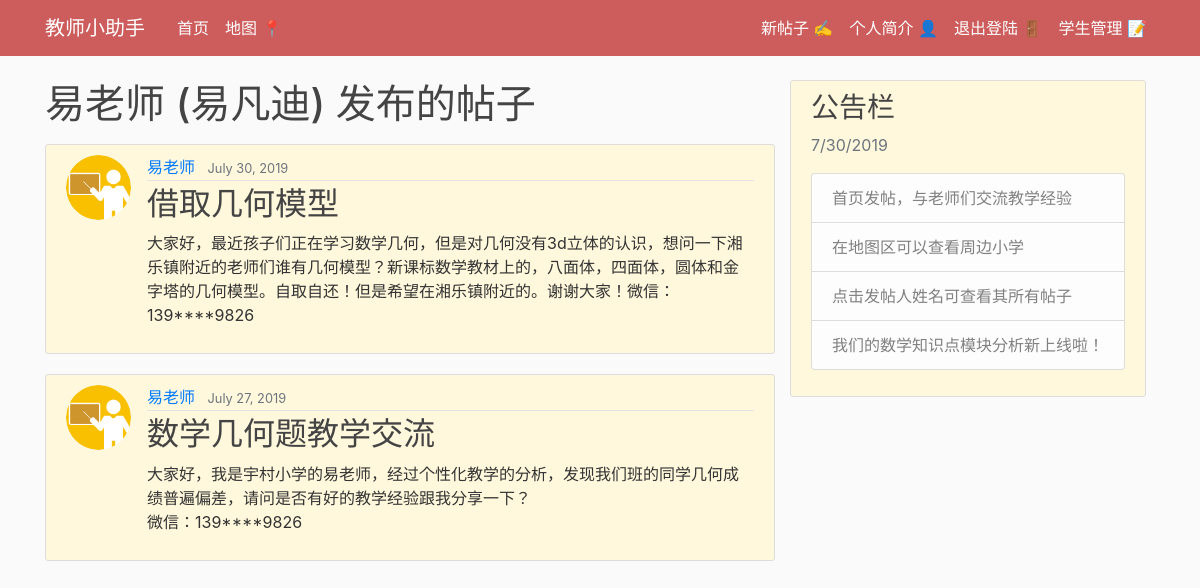
/user/10, run on the app's committed database.
### Education/models.py (models this page shows, shortened)
class Person(models.Model):
	name = models.CharField(max_length=100)
	school = models.ForeignKey(School, on_delete=models.CASCADE,)

class Post(models.Model):
    title = models.CharField(max_length=100)
    content =models.TextField()
    date_posted=models.DateTimeField(default=timezone.now())
    Teacher = models.ForeignKey(User, on_delete=models.CASCADE)

### users/models.py (models this page shows, shortened)
class Profile(models.Model):
    user=models.OneToOneField(User,on_delete=models.CASCADE)
    image=models.ImageField(default='default.jpg',upload_to='profile_pics')

### Education/views.py (the view)
# urls.py: path('user/<int:pk>', views.userPostListView, name='user-posts'),
def userPostListView(request, pk):
	model =Post
	template_name = 'Education/user_posts.html' #<app>/<model>_<viewtype>.html
	context_object_name ='posts'
	ordering =['-date_posted'] #from latest to oldest
	try:
		user= User.objects.get(pk=pk)
	except:
		raise Http404('No such user')
	return render(request, template_name, {'posts': Post.objects.filter(Teacher=user).order_by('-date_posted'), 'user': user})

### Education/templates/Education/user_posts.html (shortened to what this page needs)
{%load static%}
<!DOCTYPE html>
<html lang="en" dir="ltr">
  <head>
    <link rel="stylesheet" href="https://stackpath.bootstrapcdn.com/bootstrap/4.3.1/css/bootstrap.min.css">
    <link rel="stylesheet" type="text/css" href="{% static 'Education/main.css' %}">
  </head>
  <body>
      <header class="site-header">
        <nav class="navbar navbar-expand-md navbar-dark bg-steel fixed-top">
          <div class="container">
            <a class="navbar-brand mr-4" href="{%url 'home-page'%}"> 教师小助手  </a>
            <div class="collapse navbar-collapse" id="navbarToggle">
              <div class="navbar-nav mr-auto">
                <a class="nav-item nav-link" href=" {%url 'home-page'%}">首页</a>
                <a class="nav-item nav-link" href="{%url 'home-map'%}">地图 📍</a>
              </div>
              <div class="navbar-nav">
                {% if user.is_authenticated %}
                <a class="nav-item nav-link" href="{%url 'post-create'%}">新帖子 ✍️</a>
                <a class="nav-item nav-link" href="{%url 'profile'%}">个人简介 👤</a>
                <a class="nav-item nav-link" href="{%url 'logout'%}">退出登陆 🚪</a>
                <a class="nav-item nav-link" href="{%url 'student-management'%}">学生管理 📝</a>
                {% else %}
                <a class="nav-item nav-link" href="{%url 'login'%}">登陆</a>
                <a class="nav-item nav-link" href="{%url 'register'%}">注册</a>
                {% endif %}
              </div>
            </div>
          </div>
        </nav>
      </header>
      <main role="main" class="container">
         <div class="row">
           <div class="col-md-8">
{% block content%}
   <h1 class="mb-3">{{user.username}} ({{user.teacher.name}}) 发布的帖子</h1>
    {% for post in posts %}
        <article class="media content-section">
          <img class="rounded-circle article-img" src="{{ post.Teacher.profile.image.url }}">
          <div class="media-body">
           <div class="article-metadata">
             <a class="mr-2" href="{% url 'user-posts' post.Teacher.pk %}">{{ post.Teacher }}</a>
             <small class="text-muted">{{ post.date_posted|date:"F d, Y"}}</small>
           </div>
           <h2><a class="article-title" href="{%url 'post-detail' post.id %}">{{ post.title }}</a></h2>
           <p class="article-content">{{ post.content }}</p>
          </div>
          </article>
    {% endfor %}
{%endblock content %}
 </div>
<div class="row">
   <div class="col-md-12">
    <div class="content-section">
      <h3>公告栏</h3>
        <p class='text-muted'>  7/30/2019
          <ul class="list-group">
           <li class="list-group-item list-group-item-light">
             首页发帖，与老师们交流教学经验</li>
           <li class="list-group-item list-group-item-light">在地图区可以查看周边小学</li>
           <li class="list-group-item list-group-item-light">点击发帖人姓名可查看其所有帖子</li>
           <li class="list-group-item list-group-item-light">我们的数学知识点模块分析新上线啦！</li>
    </ul>
   </p>
  </div>
 </div>
</div>
</div>
</main>
</body>
</html>

### Education/static/Education/main.css (style rules this page uses)
body { background: #fafafa; color: #333333; margin-top: 5rem; }
h1, h2, h3, h4, h5, h6 { color: #444444; }
ul { margin: 0; }
.bg-steel { background-color: #cd5c5c; }
.site-header .navbar-nav .nav-link { color: white; }
.content-section { background: #fff8dc; padding: 10px 20px; border: 1px solid #dddddd; border-radius: 3px; margin-bottom: 20px; }
.article-title { color: #444444; }
.article-content { white-space: pre-line; }
.article-img { height: 65px; width: 65px; margin-right: 16px; }
.article-metadata { padding-bottom: 1px; margin-bottom: 4px; border-bottom: 1px solid #e3e3e3 }

### data on the page
Post: Teacher.profile.image (placeholder picture), Teacher "易老师", date_posted "July 30, 2019", title "借取几何模型", content "大家好，最近孩子们正在学习数学几何，但是对几何没有3d立体的认识，想问一下湘乐镇附近的老师们谁有几何模型？新课标数学教材上的，八面体，四面体，圆体和金字塔的几何模型。自取自还！但是希望在湘乐镇附近的。谢谢大家！微信：139****9826"
Post: Teacher.profile.image (placeholder picture), Teacher "易老师", date_posted "July 27, 2019", title "数学几何题教学交流", content "大家好，我是宇村小学的易老师，经过个性化教学的分析，发现我们班的同学几何成绩普遍偏差，请问是否有好的教学经验跟我分享一下？ 微信：139****9826"

### other printed values
{{ user.username }} "易老师"
{{ user.teacher.name }} "易凡迪"
